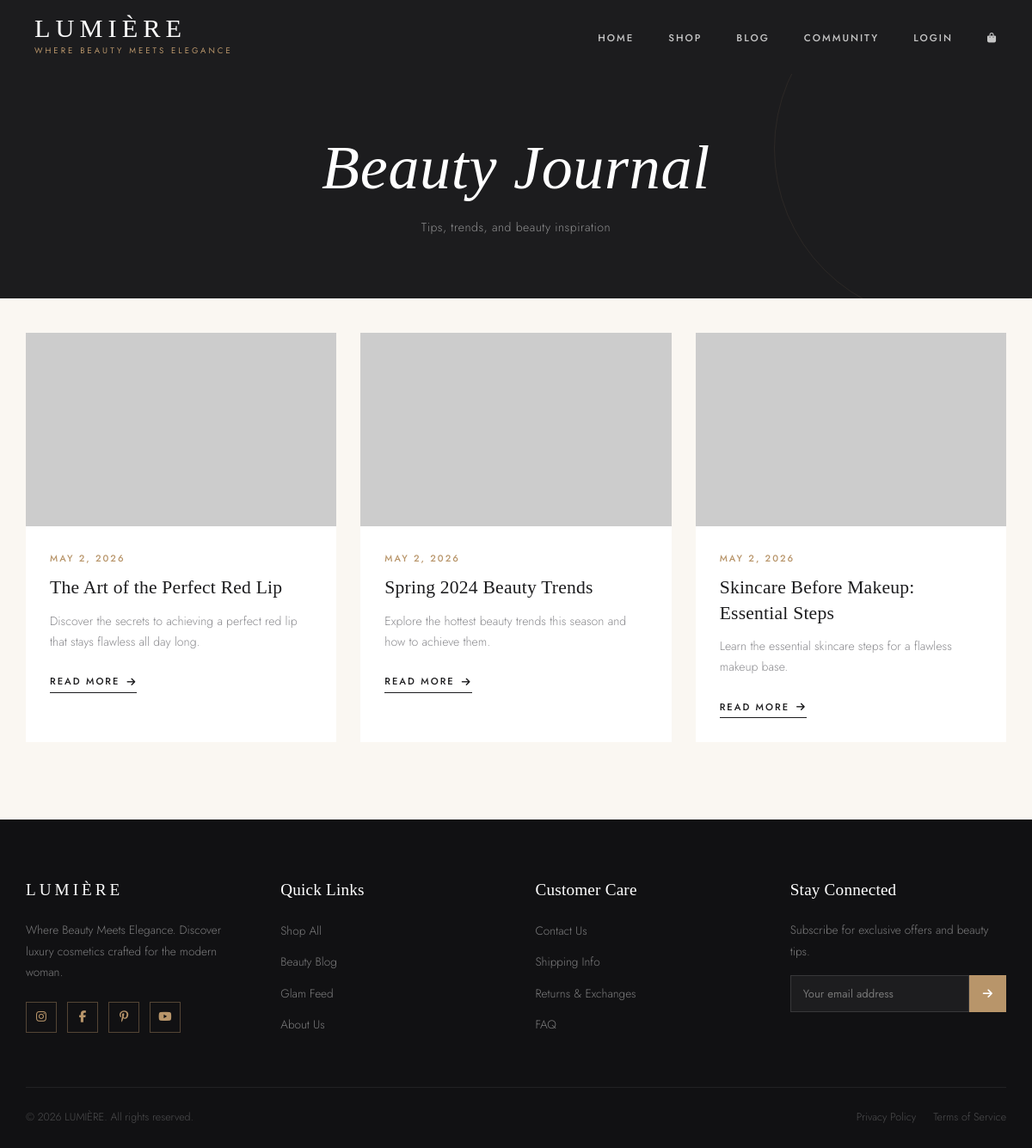
Screenshot of /blog.php with the database file from the repository.
### tables this page shows
CREATE TABLE blog_posts (
    id INT PRIMARY KEY AUTO_INCREMENT,
    title VARCHAR(255) NOT NULL,
    content TEXT NOT NULL,
    excerpt TEXT,
    image VARCHAR(255),
    created_at TIMESTAMP DEFAULT CURRENT_TIMESTAMP
);

### includes/db.php (called while the page is built, shortened)
<?php
function h($string) {
    return htmlspecialchars($string, ENT_QUOTES, 'UTF-8');
}

### blog.php (the view, shortened to what this page needs)
<?php
require_once 'includes/db.php';
$stmt = $pdo->prepare("SELECT * FROM blog_posts ORDER BY created_at DESC");
$stmt->execute();
$posts = $stmt->fetchAll();
require_once 'includes/header.php';
?>
<div class="page-header">
    <h1>Beauty Journal</h1>
    <p>Tips, trends, and beauty inspiration</p>
</div>
<section class="blog-page">
    <?php if (empty($posts)): ?>
    <p style="text-align: center; padding: 60px;">No blog posts yet. Check back soon!</p>
    <?php else: ?>
    <div class="blog-grid">
        <?php foreach ($posts as $post): ?>
        <article class="blog-card fade-in">
            <div class="blog-image">
                <a href="post.php?id=<?php echo $post['id']; ?>">
                    <img src="uploads/blog/<?php echo h($post['image']); ?>"
                         alt="<?php echo h($post['title']); ?>"
                         onerror="this.src='https://placehold.co/600x400/f5f0e8/c9a84c?text=Blog'">
                </a>
            </div>
            <div class="blog-content">
                <span class="blog-date"><?php echo date('F j, Y', strtotime($post['created_at'])); ?></span>
                <h3 class="blog-title">
                    <a href="post.php?id=<?php echo $post['id']; ?>"><?php echo h($post['title']); ?></a>
                </h3>
                <p class="blog-excerpt">
                    <?php echo h($post['excerpt'] ?? substr(strip_tags($post['content']), 0, 150) . '...'); ?>
                </p>
                <a href="post.php?id=<?php echo $post['id']; ?>" class="read-more">
                    Read More <i class="fas fa-arrow-right"></i>
                </a>
            </div>
        </article>
        <?php endforeach; ?>
    </div>
    <?php endif; ?>
</section>
<?php require_once 'includes/footer.php'; ?>

### css/style.css (style rules this page uses)
:root { --ivory: #FAF7F2; --charcoal: #1C1C1E; --charcoal-2: #2C2C2E; --rose-gold: #B8956A; --rose-gold-lt: #C9A96E; --blush: #F2E8E1; --blush-dark: #E8D5C8; --white: #FFFFFF; --muted: #8A8A8E; --muted-light: #D1D1D6; --success: #34A853; --error: #C0392B; --warning: #E67E22; --font-head: 'Cormorant Garamond', Georgia, serif; --font-body: 'Jost', 'Helvetica Neue', sans-serif; --ease: cubic-bezier(0.25, 0.46, 0.45, 0.94); --trans: all 0.35s var(--ease); --shadow-sm: 0 2px 12px rgba(28,28,30,0.07); --shadow-md: 0 8px 32px rgba(28,28,30,0.12); --shadow-lg: 0 20px 60px rgba(28,28,30,0.15); }
*, *::before, *::after { margin: 0; padding: 0; box-sizing: border-box; }
html { scroll-behavior: smooth; }
body { font-family: var(--font-body); font-weight: 300; font-size: 15px; line-height: 1.75; color: var(--charcoal); background-color: var(--ivory); -webkit-font-smoothing: antialiased; }
a { text-decoration: none; color: inherit; transition: var(--trans); }
img { max-width: 100%; height: auto; display: block; }
h1, h2, h3, h4, h5, h6 { font-family: var(--font-head); font-weight: 400; line-height: 1.25; color: var(--charcoal); letter-spacing: 0.01em; }
h1 { font-size: clamp(2.8rem, 6vw, 5rem); }
h3 { font-size: clamp(1.5rem, 2.5vw, 2rem); }
.blog-grid { display: grid; grid-template-columns: repeat(auto-fill, minmax(340px, 1fr)); gap: 28px; }
.blog-card { background: var(--white); overflow: hidden; transition: var(--trans); }
.blog-image { aspect-ratio: 16/10; overflow: hidden; background: var(--blush-dark); }
.blog-image img { width: 100%; height: 100%; object-fit: cover; transition: transform 0.6s var(--ease); }
.blog-content { padding: 28px; }
.blog-date { font-size: 0.68rem; letter-spacing: 2px; text-transform: uppercase; color: var(--rose-gold); margin-bottom: 10px; font-weight: 500; display: block; }
.blog-title { font-family: var(--font-head); font-size: 1.35rem; margin-bottom: 12px; line-height: 1.35; }
.blog-excerpt { color: var(--muted); font-size: 0.88rem; margin-bottom: 20px; line-height: 1.7; }
.read-more { font-size: 0.7rem; font-weight: 500; letter-spacing: 2px; text-transform: uppercase; color: var(--charcoal); display: inline-flex; align-items: center; gap: 8px; border-bottom: 1px solid var(--charcoal); padding-bottom: 2px; }
.read-more i { transition: var(--trans); font-size: 0.7rem; }
.page-header { background: var(--charcoal); padding: 150px 20px 70px; text-align: center; color: var(--white); position: relative; overflow: hidden; }
.page-header::before { content: ''; position: absolute; width: 400px; height: 400px; border-radius: 50%; border: 1px solid rgba(184,149,106,0.1); top: 50%; right: -100px; transform: translateY(-50%); }
.page-header h1 { color: var(--white); font-style: italic; font-weight: 300; margin-bottom: 12px; }
.page-header p { color: rgba(255,255,255,0.5); font-size: 0.88rem; letter-spacing: 0.5px; }
.blog-page { max-width: 1200px; margin: 0 auto; padding: 40px 30px 90px; }
.fade-in { opacity: 0; transform: translateY(18px); transition: opacity 0.65s var(--ease), transform 0.65s var(--ease); }
.fade-in.visible { opacity: 1; transform: translateY(0); }

### rows the page displays
blog_posts: created_at "MAY 2, 2026", title "The Art of the Perfect Red Lip", excerpt "Discover the secrets to achieving a perfect red lip that stays flawless all day long."
blog_posts: created_at "MAY 2, 2026", title "Spring 2024 Beauty Trends", excerpt "Explore the hottest beauty trends this season and how to achieve them."
blog_posts: created_at "MAY 2, 2026", title "Skincare Before Makeup: Essential Steps", excerpt "Learn the essential skincare steps for a flawless makeup base."
